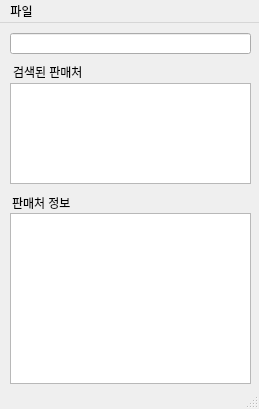
<?xml version="1.0" encoding="UTF-8"?>
<ui version="4.0">
 <class>OopsProject</class>
 <widget class="QMainWindow" name="OopsProject">
  <property name="geometry">
   <rect>
    <x>0</x>
    <y>0</y>
    <width>259</width>
    <height>409</height>
   </rect>
  </property>
  <property name="windowTitle">
   <string>OOPS 판매점정보</string>
  </property>
  <widget class="QWidget" name="centralwidget">
   <widget class="QLineEdit" name="lineEdit">
    <property name="geometry">
     <rect>
      <x>10</x>
      <y>10</y>
      <width>241</width>
      <height>21</height>
     </rect>
    </property>
    <property name="font">
     <font>
      <family>맑은 고딕</family>
      <pointsize>11</pointsize>
      <weight>50</weight>
      <bold>false</bold>
     </font>
    </property>
   </widget>
   <widget class="QLabel" name="label">
    <property name="geometry">
     <rect>
      <x>13</x>
      <y>39</y>
      <width>81</width>
      <height>19</height>
     </rect>
    </property>
    <property name="text">
     <string>검색된 판매처</string>
    </property>
   </widget>
   <widget class="QLabel" name="label_2">
    <property name="geometry">
     <rect>
      <x>12</x>
      <y>170</y>
      <width>70</width>
      <height>19</height>
     </rect>
    </property>
    <property name="text">
     <string>판매처 정보</string>
    </property>
   </widget>
   <widget class="QListWidget" name="listWidget">
    <property name="geometry">
     <rect>
      <x>10</x>
      <y>60</y>
      <width>241</width>
      <height>101</height>
     </rect>
    </property>
   </widget>
   <widget class="QTableWidget" name="tableWidget">
    <property name="geometry">
     <rect>
      <x>10</x>
      <y>190</y>
      <width>241</width>
      <height>171</height>
     </rect>
    </property>
   </widget>
  </widget>
  <widget class="QMenuBar" name="menubar">
   <property name="geometry">
    <rect>
     <x>0</x>
     <y>0</y>
     <width>259</width>
     <height>20</height>
    </rect>
   </property>
   <widget class="QMenu" name="menu">
    <property name="title">
     <string>파일</string>
    </property>
    <addaction name="actionLoad_Data"/>
    <addaction name="separator"/>
    <addaction name="actionExit"/>
   </widget>
   <addaction name="menu"/>
  </widget>
  <widget class="QStatusBar" name="statusbar"/>
  <action name="actionLoad_Data">
   <property name="text">
    <string>판매점 전체 읽어오기</string>
   </property>
   <property name="shortcut">
    <string>Ctrl+L</string>
   </property>
  </action>
  <action name="actionExit">
   <property name="text">
    <string>종료</string>
   </property>
   <property name="shortcut">
    <string/>
   </property>
  </action>
 </widget>
 <tabstops>
  <tabstop>lineEdit</tabstop>
  <tabstop>listWidget</tabstop>
 </tabstops>
 <resources/>
 <connections/>
 <slots>
  <slot>search(QString)</slot>
  <slot>loadData(bool)</slot>
 </slots>
</ui>
